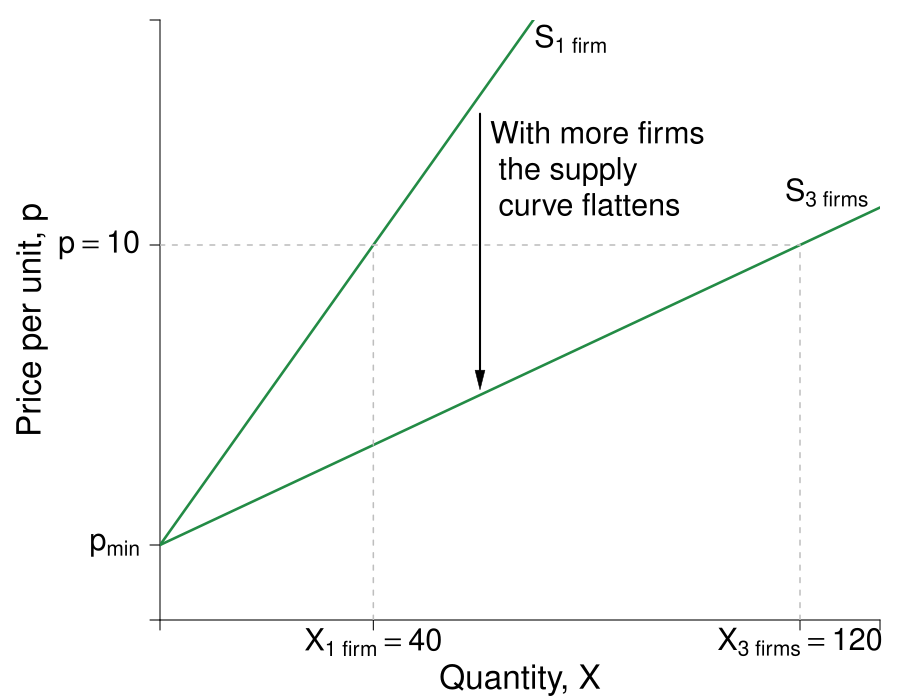

R code for this plot:
#Graph Designer: Simon Halliday
#Authors: Bowles, Foley and Halliday
#Title: Coordination, Conflict and Competition: A Text in Microeconomics

require(shape)
pdf(file = "firmmarketsupply/supply_curve_sum_n3.pdf", width = 9, height = 7)

#Set parameters for graphics
pointsize <- 1.8
axislabelsize <- 2
labelsize <- 1.8
namesize <- 1.8
annotatesize <- 1.8
graphlinewidth <- 2.5
segmentlinewidth <- 1.5

COL <- c("#7fc97f", "#beaed4", "#fdc086", "#ffff99", "#386cb0", "#f0027f", "#bf5b17", "#666666")
COLA <- c("#e0f3db", "#99d8c9","#66c2a4","#41ae76", "#238b45", "#005824")
COLB <- c("#c6dbef", "#4eb3d3", "#2b8cbe", "#0868ac","#084081")

#Edited the margins to cater for the larger LHS labels
par(mar =  c(4, 8, 1, 1))

Cost <- function(x, c0 = 6, c1 = 2, c2 = -0.5){
  c0 + c1*x + c2*x^2
}

AvgCost <- function(x, c0 = 6, c1 = 2, c2 = -1){
  c0/x + c1 + c2*x 
}

AvgVarCost <- function(x, c0 = 6, c1 = 2, c2 = -1){
  c1 + c2*x 
}

MCost <- function(x, c1 = 2, c2 = -1){
  c1 + c2*x 
}

TwoFirmMCost <- function(x, c1 = 2, c2 = -1/2){
  c1 + 2*c2*x + 3*c3*x^2
}

FiveFirmMCost <- function(x, c1 = 2, c2 = -1/5){
  c1 + 2*c2*x + 3*c3*x^2
}

MarketMCost <- function(x, c1 = 2, c2 = 1/10){
  c1 + c2*x 
}

MarketMCost_2 <- function(x, c1 = 2.1, c2 = -1/15){
  c1 + 1.2*c2*x 
}

xlims <- c(0, 135)
#xlims <- c(0, 75) 
ylims <- c(0, 16)

npts <- 501 

plot(0, 0, xlim = xlims, ylim = ylims, type = "n",
     xlab = expression(paste("")),
     ylab = expression(paste("")), 
     xaxt = "n", 
     yaxt = "n", 
     cex.lab = axislabelsize, 
     bty = "n",
     xaxs="i", 
     yaxs="i")

# ticksy <- seq(from = ylims[1], to = ylims[2], by = 1)
# ylabels <- seq(from = ylims[1], to = ylims[2], by = 1)
# ticksx <- seq(from = xlims[1], to = xlims[2], by = 1)
# xlabels <- seq(from = xlims[1], to = xlims[2], by = 1)
ticksy <- c(0, 2, 10, ylims[2])
ylabels <- c(NA, expression(paste(p[min])), expression(paste(p==10)), NA)
# ticksx <- c(0, 40, 80, 120, xlims[2])
# xlabels <- c(NA, expression(paste(X[1]==40)), expression(paste(X[2]==80)), expression(paste(X[2]==120)), NA)
ticksx <- c(0, 40, 120, xlims[2])
xlabels <- c(NA, expression(paste(X["1 firm"]==40)), expression(paste(X["3 firms"]==120)), NA)


axis(1, at = ticksx, pos = 0, labels = xlabels, cex.axis = labelsize)
axis(2, at = ticksy, pos = 0, labels = ylabels, las = 1, cex.axis = labelsize)

npts <- 500 
xx1 <- seq(xlims[1], xlims[2], length.out = npts)

lines(xx1, MarketMCost(xx1, c2 = 1/5), col = COLA[5], lwd = graphlinewidth)
#lines(xx1, MarketMCost(xx1, c2 = 1/10), col = COLA[5], lwd = graphlinewidth)
lines(xx1, MarketMCost(xx1, c2 = 1/15), col = COLA[5], lwd = graphlinewidth)


#Label the axes
text(0.5*xlims[2], -1.6, expression(paste("Quantity, ", X)), xpd = TRUE, cex = axislabelsize) 
text(-24, 0.5*ylims[2], expression(paste("Price per unit, ", p)), xpd = TRUE, cex = axislabelsize, srt = 90) 

#Label curves
text(77, 15.5, expression(paste(S["1 firm"])), cex = labelsize)
#text(127, 15.5, expression(paste(S[2])), cex = labelsize)
#text(128, 9.8, expression(paste(S[n == 3])), cex = labelsize)
text(125, 11.4, expression(paste(S["3 firms"])), cex = labelsize)


#Arrows(60, 13.5, 60, 8.5, col = "black", code = 2, lty = 1, lwd = 2, arr.type = "triangle", arr.lwd = 0.5)
#Arrows(60, 7.8, 60, 6.4, col = "black", code = 2, lty = 1, lwd = 2, arr.type = "triangle", arr.lwd = 0.5)
Arrows(60, 13.5, 60, 6.4, col = "black", code = 2, lty = 1, lwd = 2, arr.type = "triangle", arr.lwd = 0.5)


segments(0, MarketMCost(x = 120, c2 = 1/15), 120, MarketMCost(x = 120, c2 = 1/15), lty = 2, col = "gray" , lwd = segmentlinewidth)
segments(40, 0, 40, MarketMCost(x = 40, c2 = 1/5), lty = 2, col = "gray" , lwd = segmentlinewidth)
#segments(80, 0, 80, MarketMCost(x = 80, c2 = 1/10), lty = 2, col = "gray" , lwd = segmentlinewidth)
segments(120, 0, 120, MarketMCost(x = 120, c2 = 1/15), lty = 2, col = "gray" , lwd = segmentlinewidth)

#Label Points for comparison
# text(40, -1, expression(paste(X[1]^{S})), xpd = TRUE, cex = labelsize)
# text(80, -1, expression(paste(X[2]^{S})), xpd = TRUE, cex = labelsize)

text(82, 11, expression(paste("With more firms\n the supply\n curve flattens")), cex = labelsize)

dev.off()
